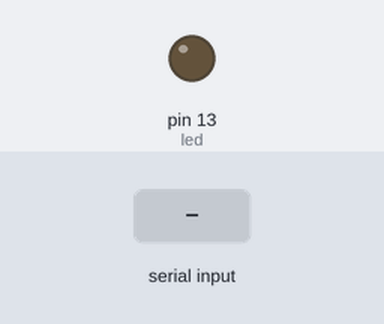
A sketch run on a simulated Arduino Uno, built with avr-gcc and run on an emulated ATmega328P. Parts: output pins drawn as LEDs (lit = HIGH). Inputs (shaded band) come from the test bench.

Above: at 1.2 s.
1.3 s: "H" received over Serial
At 2.1 s:
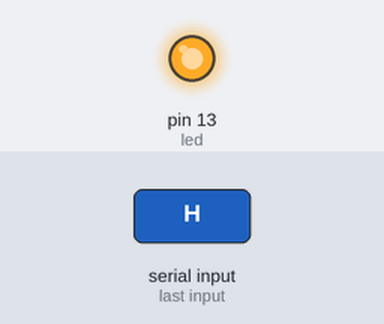
2.8 s: "L" received over Serial
At 3.2 s:
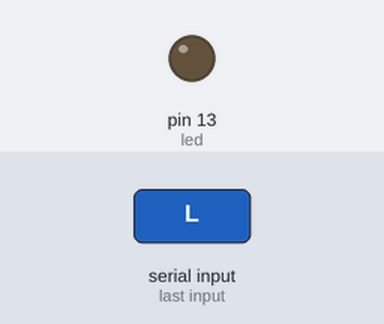
Timing chart, 0 to 5.8 s (numbered marks = the images above; inputs shaded):
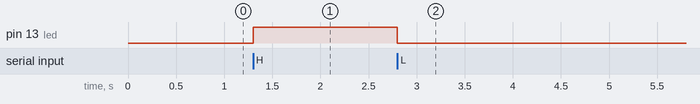

The sketch:

LigaDeligaSerial.ino
```cpp
int led = 13;

void setup() {
  // initialize serial communication at 9600 bits per second:
  Serial.begin(9600);
  pinMode(led, OUTPUT);
}

void loop() {
  char c = Serial.read();
  if (c == 'H') {
    digitalWrite(led, HIGH);
  }
  else if (c == 'L'){
    digitalWrite(led, LOW);
  }
  else if (c == 'R'){
    Serial.println(analogRead(A5));
  }
}
```

Measured:
- after the input at 1.3 s, pin 13 (led): LOW → HIGH at once
- after the input at 2.8 s, pin 13 (led): HIGH → LOW at once
